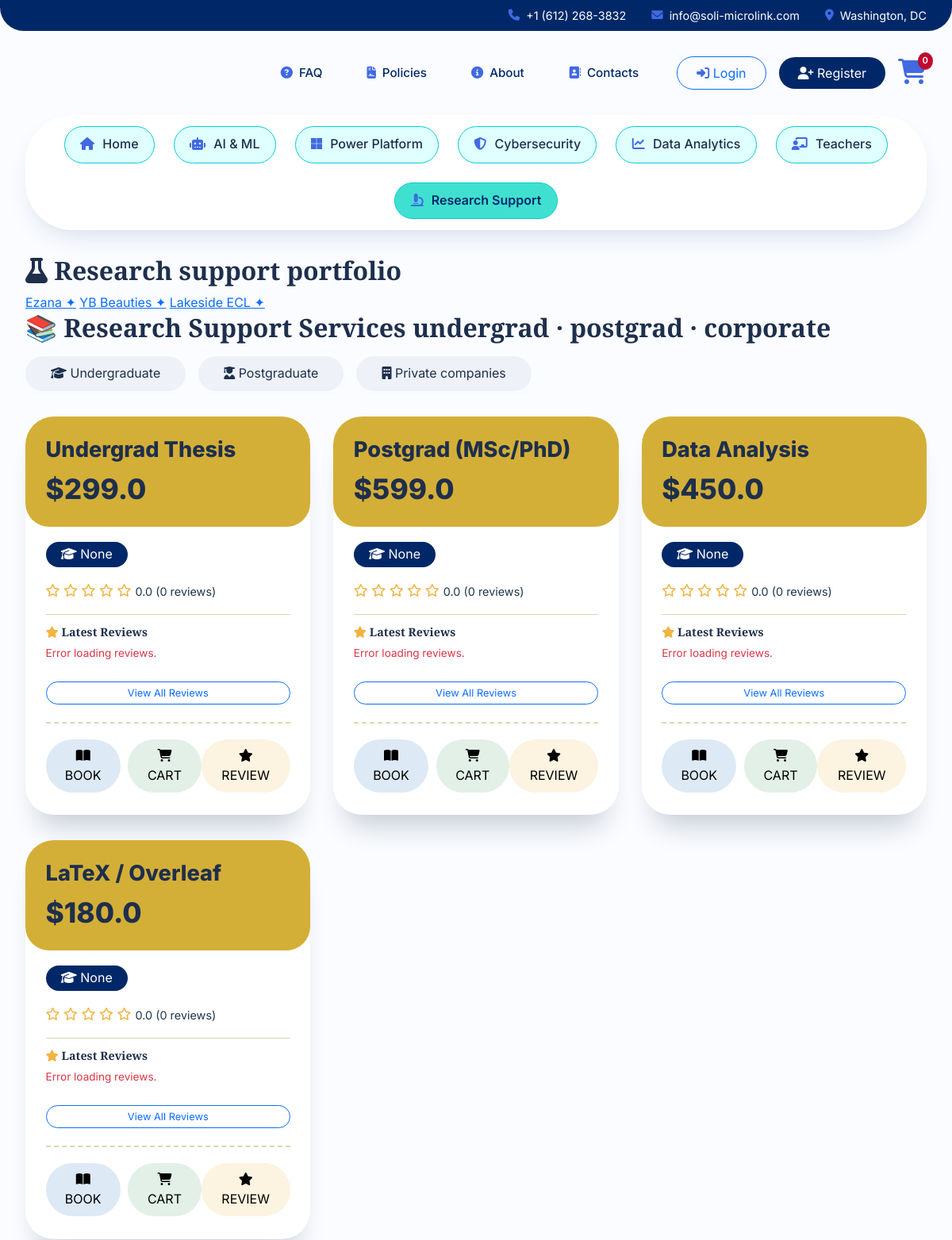
/research-support (upper part), run on an earlier commit of the app's database.
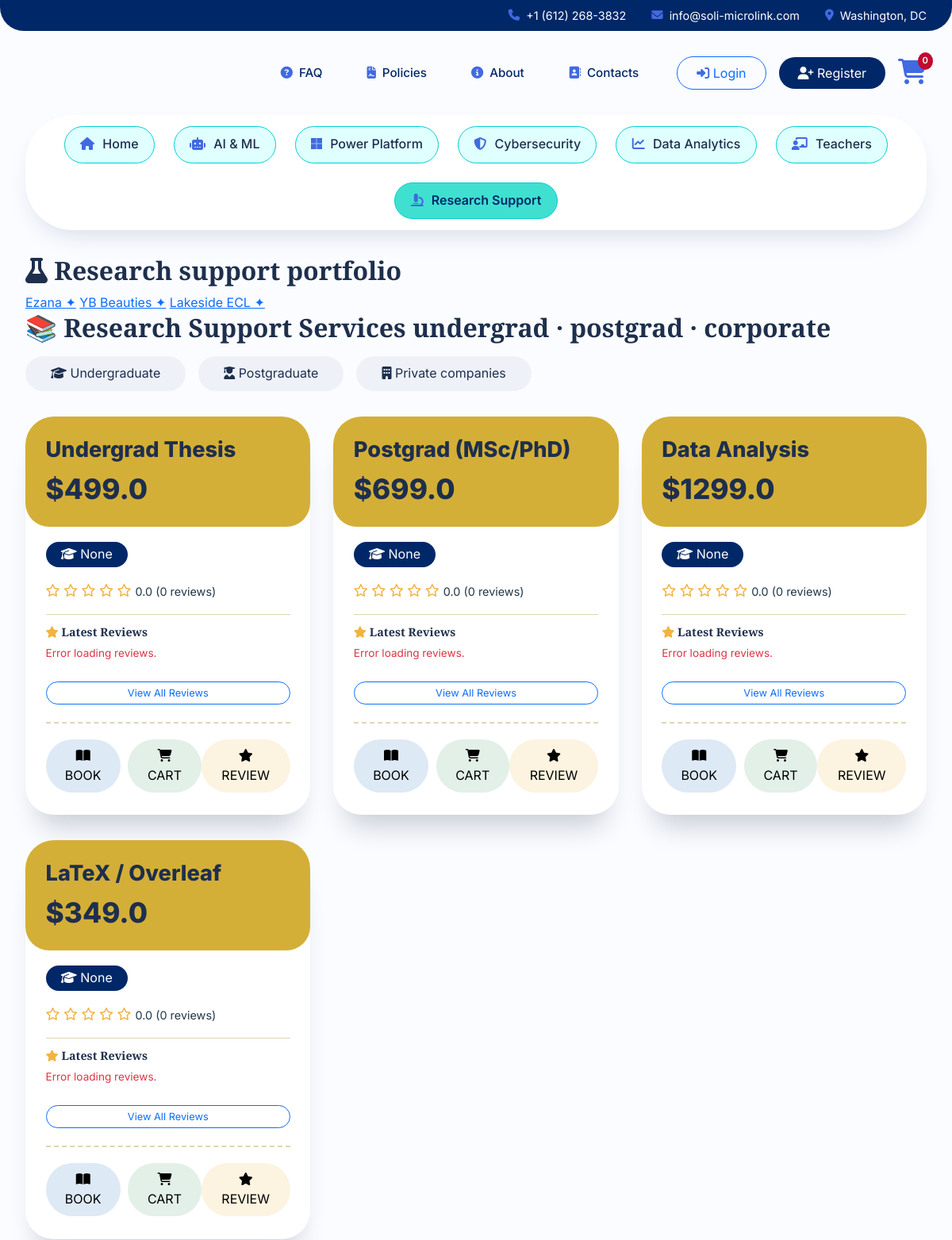
And on a later commit of the database.
### backend/app.py (models this page shows)
class Service(db.Model):
    __tablename__ = 'services'
    id = db.Column(db.Integer, primary_key=True)
    name = db.Column(db.String(200), nullable=False)
    description = db.Column(db.Text)
    category = db.Column(db.String(50), nullable=False)  # data, research, training
    subcategory = db.Column(db.String(50))  # e.g., 'python', 'thesis', 'ai-ml'
    price = db.Column(db.Float, nullable=False)
    discounted_price = db.Column(db.Float, nullable=True)
    duration_hours = db.Column(db.Float, default=1.0)  # Session duration
    features = db.Column(db.Text)  # JSON string of features
    is_popular = db.Column(db.Boolean, default=False)
    is_active = db.Column(db.Boolean, default=True)
    image_url = db.Column(db.String(500))
    rating = db.Column(db.Float, default=0.0)  # Average rating
    reviews_count = db.Column(db.Integer, default=0)  # Number of reviews
    created_at = db.Column(db.DateTime, default=datetime.utcnow)
    service_bookings = db.relationship('Booking', back_populates='service_rel', lazy=True, foreign_keys='Booking.service_id')
    service_reviews = db.relationship('Review', back_populates='service_rel', lazy=True, foreign_keys='Review.service_id')

### backend/app.py (the view)
@app.route('/research-support')
def research_support_page():
    services = Service.query.filter_by(category='research', is_active=True).all()
    return render_template('Research_Support.html', services=services)

### backend/app.py (called while the page is built)
@app.template_filter('from_json')
def from_json(value):
    if value:
        try:
            return json.loads(value)
        except:
            return []
    return []

@app.context_processor
def inject_cart_count():
    cart_count = 0
    try:
        if 'user_id' in session:
            cart_count = CartItem.query.filter_by(user_id=session['user_id']).count()
        elif 'cart_id' in session:
            cart_count = CartItem.query.filter_by(session_id=session['cart_id']).count()
    except Exception as e:
        print(f"Error getting cart count: {e}")
        cart_count = 0
    return dict(cart_items_count=cart_count)

@app.context_processor
def inject_now():
    return {'now': datetime.now}

### frontend/templates/Research_Support.html (shortened to what the changed rows need)
{% extends "base.html" %}
{% block content %}
<div class="showcase">
    <h2><i class="fas fa-flask"></i> Research support portfolio</h2>
</div>
<div class="section-head">
    <h2>📚 Research Support Services <span>undergrad · postgrad · corporate</span></h2>
</div>
<div class="research-grid" style="display: grid; grid-template-columns: repeat(3, 1fr); gap: 2rem 1.8rem; margin-bottom: 3rem;">
    {% set research_services = services|selectattr('category', 'equalto', 'research')|list %}
    {% for service in research_services %}
    <div class="research-card" style="background: white; border-radius: 36px; padding: 0 1.6rem 1.8rem; box-shadow: 0 30px 34px -16px rgba(0,20,50,0.2);">
        <div class="card-header-gold" style="background: #D4AF37; margin: 0 -1.6rem 1.2rem -1.6rem; padding: 1.2rem 1.6rem; border-radius: 36px 36px 30px 30px;">
            <div class="service-name" style="font-size: 1.7rem; font-weight: 800;">{{ service.name }}</div>
            <div class="price-amount" style="font-size: 2.2rem; font-weight: 800;">${{ service.price }}</div>
        </div>
        <span class="audience-badge" style="display: inline-block; background: #002868; color: white; padding: 0.2rem 1.2rem; border-radius: 30px; margin-bottom: 0.6rem;">
            <i class="fas fa-graduation-cap"></i> {{ service.subcategory|title }}
        </span>
            {% set features = service.features|from_json %}
        <div class="rating-info" style="display: flex; align-items: center; gap: 5px; margin: 0.5rem 0;" id="rating-{{ service.id }}">
            <div style="color: #f2b341;">
                {% for i in range(5) %}
                    {% if i < service.rating|int %}
                        <i class="fas fa-star"></i>
                    {% elif i < service.rating|round(0, 'ceil') and service.rating % 1 >= 0.5 %}
                        <i class="fas fa-star-half-alt"></i>
                    {% else %}
                        <i class="far fa-star"></i>
                    {% endif %}
                {% endfor %}
            </div>
            <span style="color: #1e364a; font-size: 0.9rem;">
                {{ "%.1f"|format(service.rating) }} ({{ service.reviews_count }} reviews)
            </span>
        </div>
        <div class="reviews-section" style="margin-top: 1rem; border-top: 1px solid #e0d6b0; padding-top: 0.8rem;">
            <h6 style="font-weight: 600; margin-bottom: 0.5rem; font-size: 0.9rem;">
                <i class="fas fa-star" style="color: #f2b341;"></i> Latest Reviews
            </h6>
            <div id="reviews-{{ service.id }}" class="service-reviews" style="font-size: 0.85rem;">
            </div>
            <button class="btn btn-sm btn-outline-primary view-reviews-btn" data-service-id="{{ service.id }}" data-service-name="{{ service.name }}" style="border-radius: 50px; margin-top: 0.5rem; font-size: 0.8rem; width: 100%;">
                View All Reviews
            </button>
        </div>
        <div class="card-actions-bottom" style="display: flex; justify-content: space-between; margin-top: 1.4rem; border-top: 2px dashed #e0d6b0; padding-top: 1.2rem;">
            <div class="action-group" style="display: flex; gap: 0.6rem;">
                <button class="action-icon book-service-btn" data-service-id="{{ service.id }}" data-service-name="{{ service.name }}" style="background: #dde9f5; border: none; border-radius: 50px; padding: 0.5rem 1.2rem; cursor: pointer;">
                    <i class="fas fa-book-open"></i> BOOK
                </button>
                <button class="action-icon add-service-to-cart" data-service-id="{{ service.id }}" data-service-name="{{ service.name }}" style="background: #e2f0e8; border: none; border-radius: 50px; padding: 0.5rem 1.2rem; cursor: pointer;">
                    <i class="fas fa-shopping-cart"></i> CART
                </button>
            </div>
            <button class="action-icon review-service-btn" data-service-id="{{ service.id }}" data-service-name="{{ service.name }}" style="background: #fcf3e0; border: none; border-radius: 50px; padding: 0.5rem 1.2rem; cursor: pointer;">
                <i class="fas fa-star"></i> REVIEW
            </button>
        </div>
    </div>
    {% endfor %}
</div>
{% endblock %}

What changed in the data, as far as the page shows it:
changed Service "Undergrad Thesis": price "299.0" → "499.0"
changed Service "Postgrad (MSc/PhD)": price "599.0" → "699.0"
changed Service "Data Analysis": price "450.0" → "1299.0"
changed Service "LaTeX / Overleaf": price "180.0" → "349.0"
